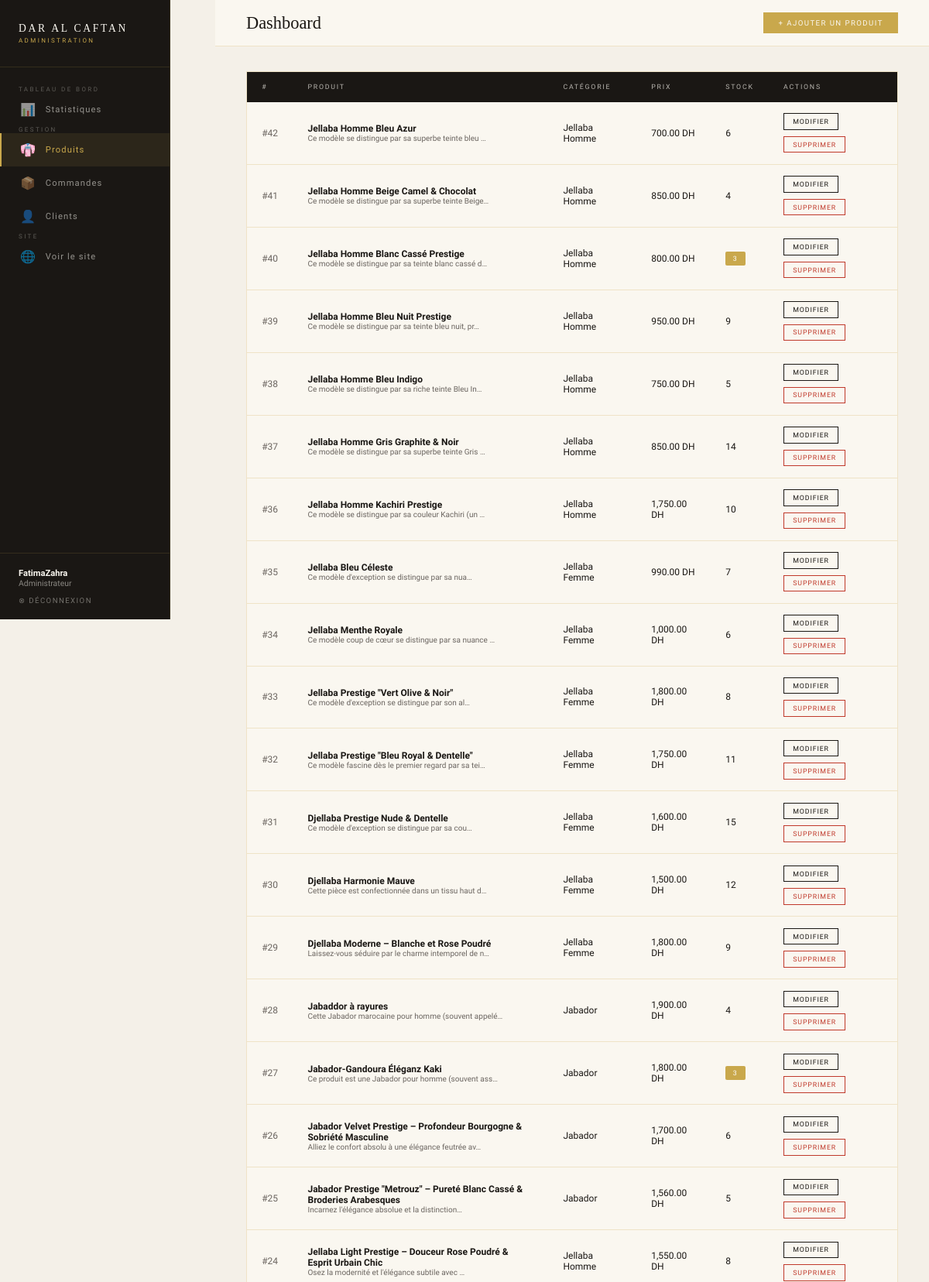
The app's page /views/admin/dashboard.php?section=produits (signed in, upper part) with its own data.
### tables this page shows
CREATE TABLE `products` (
  `id` int(11) NOT NULL,
  `name` varchar(255) DEFAULT NULL,
  `description` text DEFAULT NULL,
  `price` decimal(10,2) DEFAULT NULL,
  `image` varchar(255) DEFAULT NULL,
  `category` varchar(100) DEFAULT NULL,
  `stock` int(11) DEFAULT NULL,
  `created_at` timestamp NOT NULL DEFAULT current_timestamp(),
  `occasion` varchar(100) DEFAULT NULL,
  `region` varchar(100) DEFAULT NULL,
  `taille` varchar(100) DEFAULT NULL,
  `couleur` varchar(100) DEFAULT NULL
);

### config/database.php (called while the page is built)
<?php
function getConnection() {
    $host = "localhost";
    $dbname = "estore";
    $username = "root";
    $password = "";
    try {
        $conn = new PDO(
            "mysql:host=$host;dbname=$dbname;charset=utf8",
            $username,
            $password
        );
        $conn->setAttribute(PDO::ATTR_ERRMODE, PDO::ERRMODE_EXCEPTION);
        return $conn;
    } catch(PDOException $e) {
        die("Erreur de connexion : " . $e->getMessage());
    }
}
?>

### models/Product.php (called while the page is built, shortened)
<?php
require_once __DIR__ . '/../config/database.php';
class Product {
    private $conn;
    public function __construct() {
        $this->conn = getConnection();
    }
    public function getTous($search = '', $category = '', $sort = '') {
        $where  = ["1=1"];
        $params = [];
        switch ($sort) {
            default:           $orderBy = 'created_at DESC'; break;
        }
        $sql  = "SELECT * FROM products WHERE " . implode(" AND ", $where) . " ORDER BY $orderBy";
        $stmt = $this->conn->prepare($sql);
        $stmt->execute($params);
        return $stmt->fetchAll(PDO::FETCH_ASSOC);
    }
}
?>

### views/admin/dashboard.php (the view, shortened to what this page needs)
<?php
require_once '../../config/database.php';
require_once '../../models/Product.php';
$section = $_GET['section'] ?? 'stats';
$productModel = new Product();
$userModel    = new User();
$orderModel   = new Order();
$products  = $productModel->getTous();
$stats = [
    'nb_produits'  => $productModel->compter(),
    'nb_clients'   => $userModel->compterClients(),
    'nb_commandes' => $orderModel->compter(),
    'chiffre'      => $orderModel->getChiffreAffaires(),
    'populaires'        => $productModel->getPopulaires(5),
    'nb_visites'        => (new Visite())->compterTotal(),
    'visites_today'     => (new Visite())->compterAujourdhui(),
    'pages_populaires'  => (new Visite())->getPagesPopulaires(),
    'visites_pays'      => (new Visite())->getParPays(),
];
?>
<!DOCTYPE html>
<html lang="fr">
<head>
</head>
<body>
<aside class="sidebar">
  <div class="sidebar-brand">
    <span class="sidebar-brand-name">DAR AL CAFTAN</span>
    <span class="sidebar-brand-sub">Administration</span>
  </div>
  <nav class="sidebar-nav">
    <span class="nav-label">Tableau de bord</span>
    <a href="?section=stats"     class="nav-item <?= $section==='stats'?'active':'' ?>">
      <span class="nav-icon">📊</span> Statistiques
    </a>
    <span class="nav-label">Gestion</span>
    <a href="?section=produits"  class="nav-item <?= $section==='produits'?'active':'' ?>">
      <span class="nav-icon">👘</span> Produits
    </a>
    <a href="?section=commandes" class="nav-item <?= $section==='commandes'?'active':'' ?>">
      <span class="nav-icon">📦</span> Commandes
    </a>
    <a href="?section=clients"   class="nav-item <?= $section==='clients'?'active':'' ?>">
      <span class="nav-icon">👤</span> Clients
    </a>
    <span class="nav-label">Site</span>
    <a href="../products/index.php" class="nav-item" target="_blank">
      <span class="nav-icon">🌐</span> Voir le site
    </a>
  </nav>
  <div class="sidebar-footer">
    <p class="admin-info">
      <strong><?= htmlspecialchars($_SESSION['user_name']) ?></strong>
      Administrateur
    </p>
    <a href="../../controllers/AuthController.php?action=logout" class="logout-link">
      ⊗ Déconnexion
    </a>
  </div>
</aside>
<main class="main">
  <div class="topbar">
    <h1 class="topbar-title">
      <?php
        $titles = [
          'stats'     => 'Tableau de <em>bord</em>',
          'produits'  => 'Gestion des <em>produits</em>',
          'commandes' => 'Suivi des <em>commandes</em>',
          'clients'   => 'Gestion des <em>clients</em>',
        ];
        echo $titles[$section] ?? 'Dashboard';
      ?>
    </h1>
    <div class="topbar-actions">
      <?php if ($section === 'produits'): ?>
        <button class="btn-sm btn-gold" onclick="openModal('modal-add')">+ Ajouter un produit</button>
      <?php endif; ?>
    </div>
  </div>
  <div class="content">
    <?php if ($section === 'stats'): ?>
      <div class="stats-grid">
        <div class="stat-card">
          <span class="nav-icon stat-icon">👘</span>
          <span class="stat-label">Total produits</span>
          <div class="stat-value"><?= $stats['nb_produits'] ?></div>
        </div>
        <div class="stat-card">
          <span class="nav-icon stat-icon">👤</span>
          <span class="stat-label">Clients inscrits</span>
          <div class="stat-value"><?= $stats['nb_clients'] ?></div>
        </div>
        <div class="stat-card">
          <span class="nav-icon stat-icon">📦</span>
          <span class="stat-label">Commandes totales</span>
          <div class="stat-value"><?= $stats['nb_commandes'] ?></div>
        </div>
        <div class="stat-card">
          <span class="nav-icon stat-icon">💰</span>
          <span class="stat-label">Chiffre d'affaires</span>
          <div class="stat-value">
            <?= number_format($stats['chiffre'], 0) ?>
            <small>DH</small>
          </div>
        </div>
        <div class="stat-card">
          <span class="nav-icon stat-icon">👁️</span>
          <span class="stat-label">Visites totales</span>
          <div class="stat-value"><?= $stats['nb_visites'] ?></div>
        </div>
        <div class="stat-card">
          <span class="nav-icon stat-icon">📅</span>
          <span class="stat-label">Visites aujourd'hui</span>
          <div class="stat-value"><?= $stats['visites_today'] ?></div>
        </div>
      </div>
      <h2 class="section-title">Produits les plus <em>commandés</em></h2>
      <div class="table-wrap" style="padding:1.5rem;">
        <?php if (empty($stats['populaires'])): ?>
          <p style="font-size:0.75rem;color:var(--warm-gray);text-align:center;padding:1rem;">
            Aucune commande enregistrée pour le moment.
          </p>
        <?php else: ?>
          <?php
            $maxVente = max(array_column($stats['populaires'], 'total_vendu'));
            foreach ($stats['populaires'] as $pop):
              $pct = $maxVente > 0 ? ($pop['total_vendu'] / $maxVente) * 100 : 0;
          ?>
          <div class="pop-item">
            <span style="min-width:180px;"><?= htmlspecialchars($pop['name']) ?></span>
            <div class="pop-bar-wrap">
              <div class="pop-bar" style="width:<?= $pct ?>%"></div>
            </div>
            <span style="min-width:80px;text-align:right;color:var(--gold);font-weight:500;">
              <?= $pop['total_vendu'] ?> vendus
            </span>
          </div>
          <?php endforeach; ?>
        <?php endif; ?>
      </div>
      <h2 class="section-title" style="margin-top:2rem;">Pages les plus <em>visitées</em></h2>
      <div class="table-wrap" style="padding:1.5rem; margin-bottom:2rem;">
        <?php if (empty($stats['pages_populaires'])): ?>
          <p style="font-size:0.75rem;color:var(--warm-gray);text-align:center;">
            Aucune visite enregistrée.
          </p>
        <?php else: ?>
          <?php
            $maxPage = max(array_column($stats['pages_populaires'], 'nb'));
            foreach ($stats['pages_populaires'] as $pg):
              $pct = $maxPage > 0 ? ($pg['nb'] / $maxPage) * 100 : 0;
          ?>
          <div class="pop-item">
            <span style="min-width:160px;"><?= htmlspecialchars($pg['page']) ?></span>
            <div class="pop-bar-wrap">
              <div class="pop-bar" style="width:<?= $pct ?>%"></div>
            </div>
            <span style="min-width:80px;text-align:right;color:var(--gold);font-weight:500;">
              <?= $pg['nb'] ?> visites
            </span>
          </div>
          <?php endforeach; ?>
        <?php endif; ?>
      </div>
      <h2 class="section-title">Visiteurs par <em>pays</em></h2>
      <div class="table-wrap" style="padding:1.5rem;">
        <?php if (empty($stats['visites_pays'])): ?>
          <p style="font-size:0.75rem;color:var(--warm-gray);text-align:center;">
            Aucune donnée géographique.
          </p>
        <?php else: ?>
          <?php
            $maxPays = max(array_column($stats['visites_pays'], 'nb'));
            foreach ($stats['visites_pays'] as $pys):
              $pct = $maxPays > 0 ? ($pys['nb'] / $maxPays) * 100 : 0;
          ?>
          <div class="pop-item">
            <span style="min-width:160px;">🌍 <?= htmlspecialchars($pys['pays']) ?></span>
            <div class="pop-bar-wrap">
              <div class="pop-bar" style="width:<?= $pct ?>%; background:#4A90D9;"></div>
            </div>
            <span style="min-width:80px;text-align:right;color:#4A90D9;font-weight:500;">
              <?= $pys['nb'] ?> visiteurs
            </span>
          </div>
          <?php endforeach; ?>
        <?php endif; ?>
      </div>
    <!-- ════════════════════════════════
         SECTION : PRODUITS
    ════════════════════════════════ -->
    <?php elseif ($section === 'produits'): ?>
      <div class="table-wrap">
        <table>
          <thead>
            <tr>
              <th>#</th>
              <th>Produit</th>
              <th>Catégorie</th>
              <th>Prix</th>
              <th>Stock</th>
              <th>Actions</th>
            </tr>
          </thead>
          <tbody>
            <?php if (empty($products)): ?>
              <tr><td colspan="6" style="text-align:center;color:var(--warm-gray);padding:2rem;">
                Aucun produit. Cliquez sur "Ajouter" pour commencer.
              </td></tr>
            <?php else: ?>
              <?php foreach ($products as $p): ?>
              <tr>
                <td style="color:var(--warm-gray);">#<?= $p['id'] ?></td>
                <td>
                  <strong><?= htmlspecialchars($p['name']) ?></strong>
                  <?php if (!empty($p['description'])): ?>
                    <br><small style="color:var(--warm-gray);"><?= mb_substr(htmlspecialchars($p['description']), 0, 50) ?>…</small>
                  <?php endif; ?>
                </td>
                <td><?= htmlspecialchars($p['category']) ?></td>
                <td><?= number_format($p['price'], 2) ?> DH</td>
                <td>
                  <?php if ($p['stock'] <= 0): ?>
                    <span class="badge" style="background:#c0392b;">Rupture</span>
                  <?php elseif ($p['stock'] <= 3): ?>
                    <span class="badge" style="background:#C9A84C;"><?= $p['stock'] ?></span>
                  <?php else: ?>
                    <span><?= $p['stock'] ?></span>
                  <?php endif; ?>
                </td>
                <td>
                  <div class="td-actions">
                    <button class="btn-action btn-edit"
                      onclick="openEdit(<?= htmlspecialchars(json_encode($p)) ?>)">
                      Modifier
                    </button>
                    <a href="../../controllers/ProductController.php?action=supprimer&id=<?= $p['id'] ?>"
                       class="btn-action btn-delete"
                       onclick="return confirm('Supprimer ce produit ?')">
                      Supprimer
                    </a>
                  </div>
                </td>
              </tr>
              <?php endforeach; ?>
            <?php endif; ?>
          </tbody>
        </table>
      </div>
    <?php endif; ?>
  </div>
</main>
</body>
</html>

### views/admin/dashboard.php (style rules this page uses)
*, *::before, *::after { margin:0; padding:0; box-sizing:border-box; }
:root { --gold:#C9A84C; --gold-dark:#8B6914; --ivory:#FAF7F0; --charcoal:#1A1714; --warm-gray:#6B6560; --border:rgba(201,168,76,0.25); --bg:#F4F0E8; --sidebar:220px; }
body { font-family:'Raleway',sans-serif; background:var(--bg); color:var(--charcoal); display:flex; min-height:100vh; }
.sidebar { width:var(--sidebar); background:var(--charcoal); display:flex; flex-direction:column; position:fixed; top:0; left:0; height:100vh; border-right:0.5px solid rgba(201,168,76,0.15); z-index:50; }
.sidebar-brand { padding:1.8rem 1.5rem; border-bottom:0.5px solid rgba(201,168,76,0.15); }
.sidebar-brand-name { font-family:'Cinzel',serif; font-size:0.85rem; letter-spacing:0.2em; color:var(--ivory); display:block; }
.sidebar-brand-sub { font-size:0.5rem; letter-spacing:0.3em; text-transform:uppercase; color:var(--gold); margin-top:3px; display:block; }
.sidebar-nav { flex:1; padding:1.5rem 0; }
.nav-label { font-size:0.5rem; letter-spacing:0.3em; text-transform:uppercase; color:rgba(250,247,240,0.3); padding:0.5rem 1.5rem; margin-top:1rem; }
.nav-item { display:flex; align-items:center; gap:0.8rem; padding:0.75rem 1.5rem; font-size:0.7rem; letter-spacing:0.1em; text-decoration:none; color:rgba(250,247,240,0.55); transition:all 0.2s; border-left:2px solid transparent; }
.nav-item.active { color:var(--gold); border-left-color:var(--gold); background:rgba(201,168,76,0.1); }
.nav-icon { font-size:1rem; width:20px; text-align:center; }
.sidebar-footer { padding:1.2rem 1.5rem; border-top:0.5px solid rgba(201,168,76,0.15); }
.admin-info { font-size:0.65rem; color:rgba(250,247,240,0.5); margin-bottom:0.6rem; }
.admin-info strong { color:var(--ivory); display:block; font-size:0.7rem; }
.logout-link { font-size:0.6rem; letter-spacing:0.15em; text-transform:uppercase; color:rgba(250,247,240,0.4); text-decoration:none; transition:color 0.2s; }
.main { margin-left:var(--sidebar); flex:1; min-height:100vh; }
.topbar { background:var(--ivory); border-bottom:0.5px solid var(--border); padding:1rem 2.5rem; display:flex; justify-content:space-between; align-items:center; position:sticky; top:0; z-index:40; }
.topbar-title { font-family:'Cormorant Garamond',serif; font-size:1.4rem; font-weight:300; }
.topbar-actions { display:flex; gap:0.8rem; }
.btn-sm { font-size:0.6rem; letter-spacing:0.15em; text-transform:uppercase; padding:0.5rem 1.2rem; text-decoration:none; transition:all 0.2s; cursor:pointer; font-family:'Raleway',sans-serif; border:none; }
.btn-gold { background:var(--gold); color:var(--ivory); }
.content { padding:2rem 2.5rem; }
.table-wrap { background:var(--ivory); border:0.5px solid var(--border); overflow:hidden; margin-bottom:2rem; }
table { width:100%; border-collapse:collapse; }
thead { background:var(--charcoal); }
thead th { font-size:0.55rem; letter-spacing:0.2em; text-transform:uppercase; color:rgba(250,247,240,0.7); padding:0.9rem 1.2rem; text-align:left; font-weight:400; }
tbody tr { border-bottom:0.5px solid var(--border); transition:background 0.15s; }
td { font-size:0.75rem; padding:0.9rem 1.2rem; vertical-align:middle; }
.badge { font-size:0.55rem; letter-spacing:0.15em; text-transform:uppercase; padding:0.25rem 0.6rem; border-radius:2px; color:white; }
.td-actions { display:flex; gap:0.5rem; flex-wrap:wrap; }
.btn-action { font-size:0.55rem; letter-spacing:0.1em; text-transform:uppercase; padding:0.3rem 0.7rem; text-decoration:none; transition:all 0.15s; cursor:pointer; font-family:'Raleway',sans-serif; border:none; }
.btn-edit { border:0.5px solid var(--charcoal); color:var(--charcoal); background:transparent; }
.btn-delete { border:0.5px solid #c0392b; color:#c0392b; background:transparent; }

### records on screen
products: id "42", name "Jellaba Homme Bleu Azur", description "Ce modèle se distingue par sa superbe teinte bleu", category "Jellaba Homme", price "700.00", stock "6"
products: id "41", name "Jellaba Homme Beige Camel & Chocolat", description "Ce modèle se distingue par sa superbe teinte Beige", category "Jellaba Homme", price "850.00", stock "4"
products: id "40", name "Jellaba Homme Blanc Cassé Prestige", description "Ce modèle se distingue par sa teinte blanc cassé d", category "Jellaba Homme", price "800.00", stock "3"
products: id "39", name "Jellaba Homme Bleu Nuit Prestige", description "Ce modèle se distingue par sa teinte bleu nuit, pr", category "Jellaba Homme", price "950.00", stock "9"
products: id "38", name "Jellaba Homme Bleu Indigo", description "Ce modèle se distingue par sa riche teinte Bleu In", category "Jellaba Homme", price "750.00", stock "5"
products: id "37", name "Jellaba Homme Gris Graphite & Noir", description "Ce modèle se distingue par sa superbe teinte Gris", category "Jellaba Homme", price "850.00", stock "14"
products: id "36", name "Jellaba Homme Kachiri Prestige", description "Ce modèle se distingue par sa couleur Kachiri (un", category "Jellaba Homme", price "1,750.00", stock "10"
products: id "35", name "Jellaba Bleu Céleste", description "Ce modèle d'exception se distingue par sa nua", category "Jellaba Femme", price "990.00", stock "7"
products: id "34", name "Jellaba Menthe Royale", description "Ce modèle coup de cœur se distingue par sa nuance", category "Jellaba Femme", price "1,000.00", stock "6"
products: id "33", name "Jellaba Prestige \"Vert Olive & Noir\"", description "Ce modèle d'exception se distingue par son al", category "Jellaba Femme", price "1,800.00", stock "8"
products: id "32", name "Jellaba Prestige \"Bleu Royal & Dentelle\"", description "Ce modèle fascine dès le premier regard par sa tei", category "Jellaba Femme", price "1,750.00", stock "11"
products: id "31", name "Djellaba Prestige Nude & Dentelle", description "Ce modèle d'exception se distingue par sa cou", category "Jellaba Femme", price "1,600.00", stock "15"
products: id "30", name "Djellaba Harmonie Mauve", description "Cette pièce est confectionnée dans un tissu haut d", category "Jellaba Femme", price "1,500.00", stock "12"
products: id "29", name "Djellaba Moderne – Blanche et Rose Poudré", description "Laissez-vous séduire par le charme intemporel de n", category "Jellaba Femme", price "1,800.00", stock "9"
products: id "28", name "Jabaddor à rayures", description "Cette Jabador marocaine pour homme (souvent appelé", category "Jabador", price "1,900.00", stock "4"
products: id "27", name "Jabador-Gandoura Éléganz Kaki", description "Ce produit est une Jabador pour homme (souvent ass", category "Jabador", price "1,800.00", stock "3"
products: id "26", name "Jabador Velvet Prestige – Profondeur Bourgogne & Sobriété Masculine", description "Alliez le confort absolu à une élégance feutrée av", category "Jabador", price "1,700.00", stock "6"
products: id "25", name "Jabador Prestige \"Metrouz\" – Pureté Blanc Cassé & Broderies Arabesques", description "Incarnez l'élégance absolue et la distinction", category "Jabador", price "1,560.00", stock "5"
products: id "24", name "Jellaba Light Prestige – Douceur Rose Poudré & Esprit Urbain Chic", description "Osez la modernité et l'élégance subtile avec", category "Jellaba Homme", price "1,550.00", stock "8"

### other values on screen
$_SESSION['user_name'] "FatimaZahra"
$titles[$section] "Dashboard"
